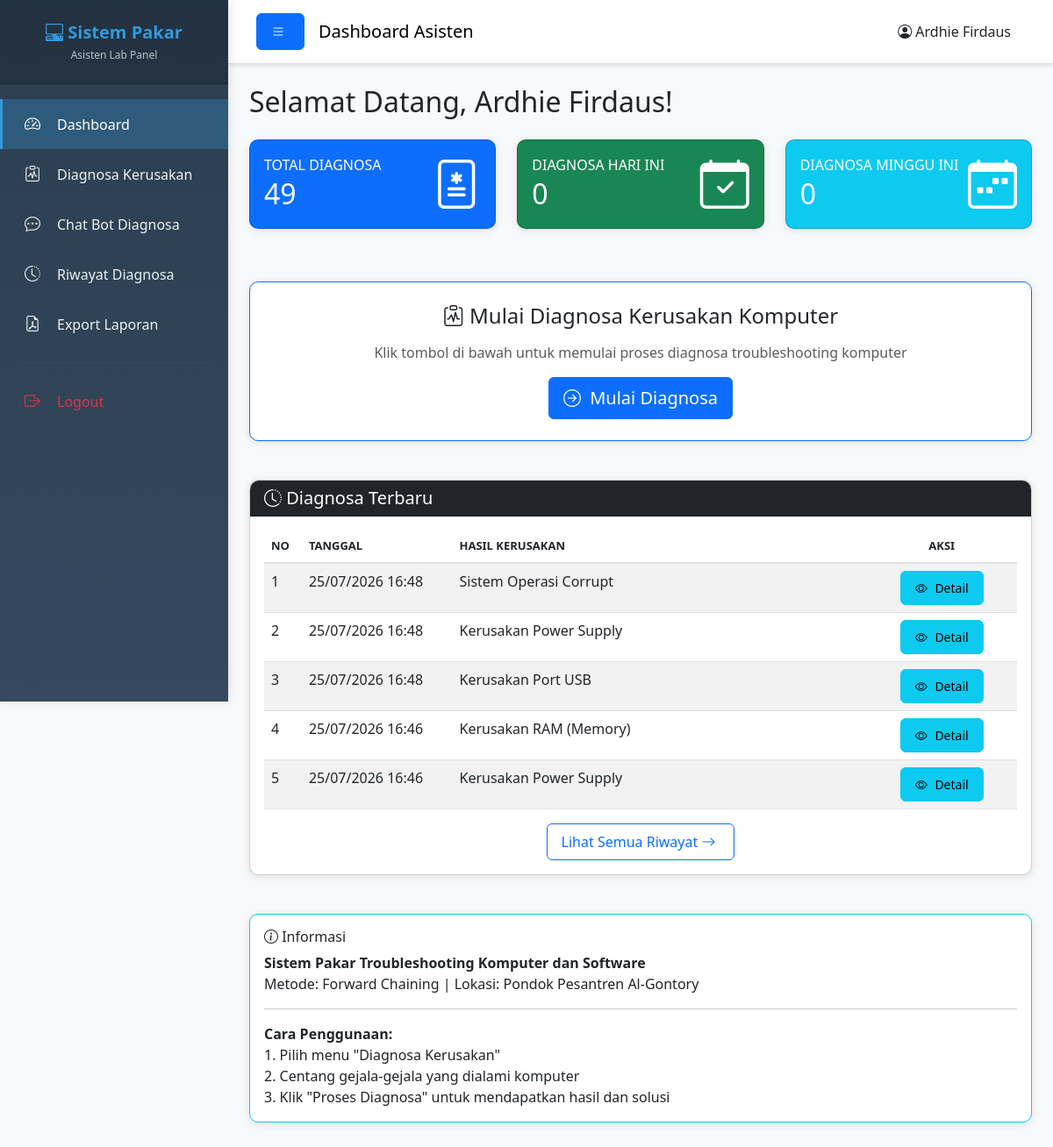
Page /Asisten/dashboard_asisten.php (signed in) on the committed database.
### tables this page shows
CREATE TABLE `diagnosa` (
  `id_diagnosa` int(11) NOT NULL,
  `id_user` int(11) NOT NULL,
  `tanggal` datetime NOT NULL,
  `hasil_kerusakan` varchar(255) NOT NULL
);

### Asisten/dashboard_asisten.php (the view, shortened to what this page needs)
<?php
$id_user = $_SESSION['id_user'];
$query_diagnosa = mysqli_query($koneksi, "SELECT COUNT(*) as total FROM diagnosa WHERE id_user='$id_user'");
$total_diagnosa = mysqli_fetch_assoc($query_diagnosa)['total'];
$query_today = mysqli_query($koneksi, "SELECT COUNT(*) as total FROM diagnosa WHERE id_user='$id_user' AND DATE(tanggal) = CURDATE()");
$total_today = mysqli_fetch_assoc($query_today)['total'];
$query_week = mysqli_query($koneksi, "SELECT COUNT(*) as total FROM diagnosa WHERE id_user='$id_user' AND YEARWEEK(tanggal) = YEARWEEK(NOW())");
$total_week = mysqli_fetch_assoc($query_week)['total'];
$query_recent = "SELECT d.*, k.nama_kerusakan
                 FROM diagnosa d
                 LEFT JOIN kerusakan k ON d.hasil_kerusakan = k.nama_kerusakan
                 WHERE d.id_user='$id_user'
                 ORDER BY d.tanggal DESC
                 LIMIT 5";
$result_recent = mysqli_query($koneksi, $query_recent);
?>
<!DOCTYPE html>
<html lang="id">
<head>
    <link href="https://cdn.jsdelivr.net/npm/bootstrap@5.3.0/dist/css/bootstrap.min.css" rel="stylesheet">
    <link rel="stylesheet" href="https://cdn.jsdelivr.net/npm/bootstrap-icons@1.10.0/font/bootstrap-icons.css">
    <link rel="stylesheet" href="../Assets/css/style.css?v=20260713">
</head>
<body>
    <div class="wrapper">
        <?php include 'sidebar_asisten.php'; ?>
        <div class="main-content">
            <nav class="navbar navbar-expand-lg navbar-light bg-white border-bottom">
                <div class="container-fluid">
                    <button class="btn btn-primary" id="sidebarToggle">
                        <i class="bi bi-list"></i>
                    </button>
                    <span class="navbar-brand mb-0 h1 ms-3">Dashboard Asisten</span>
                    <div class="ms-auto">
                        <span class="me-3">
                            <i class="bi bi-person-circle"></i> <?php echo $_SESSION['nama_lengkap']; ?>
                        </span>
                    </div>
                </div>
            </nav>
            <div class="container-fluid p-4">
                <h2 class="mb-4">Selamat Datang, <?php echo $_SESSION['nama_lengkap']; ?>!</h2>
                <div class="row mb-4">
                    <div class="col-md-4 mb-3">
                        <div class="card bg-primary text-white shadow">
                            <div class="card-body">
                                <div class="d-flex justify-content-between align-items-center">
                                    <div>
                                        <h6 class="text-uppercase mb-1">Total Diagnosa</h6>
                                        <h2 class="mb-0"><?php echo $total_diagnosa; ?></h2>
                                    </div>
                                    <div class="display-4">
                                        <i class="bi bi-file-medical"></i>
                                    </div>
                                </div>
                            </div>
                        </div>
                    </div>
                    <div class="col-md-4 mb-3">
                        <div class="card bg-success text-white shadow">
                            <div class="card-body">
                                <div class="d-flex justify-content-between align-items-center">
                                    <div>
                                        <h6 class="text-uppercase mb-1">Diagnosa Hari Ini</h6>
                                        <h2 class="mb-0"><?php echo $total_today; ?></h2>
                                    </div>
                                    <div class="display-4">
                                        <i class="bi bi-calendar-check"></i>
                                    </div>
                                </div>
                            </div>
                        </div>
                    </div>
                    <div class="col-md-4 mb-3">
                        <div class="card bg-info text-white shadow">
                            <div class="card-body">
                                <div class="d-flex justify-content-between align-items-center">
                                    <div>
                                        <h6 class="text-uppercase mb-1">Diagnosa Minggu Ini</h6>
                                        <h2 class="mb-0"><?php echo $total_week; ?></h2>
                                    </div>
                                    <div class="display-4">
                                        <i class="bi bi-calendar-week"></i>
                                    </div>
                                </div>
                            </div>
                        </div>
                    </div>
                </div>
                <div class="row mb-4">
                    <div class="col-md-12">
                        <div class="card shadow border-primary">
                            <div class="card-body text-center p-4">
                                <h4 class="mb-3">
                                    <i class="bi bi-clipboard-pulse"></i>
                                    Mulai Diagnosa Kerusakan Komputer
                                </h4>
                                <p class="text-muted mb-3">
                                    Klik tombol di bawah untuk memulai proses diagnosa troubleshooting komputer
                                </p>
                                <a href="diagnosa.php" class="btn btn-primary btn-lg">
                                    <i class="bi bi-arrow-right-circle"></i> Mulai Diagnosa
                                </a>
                            </div>
                        </div>
                    </div>
                </div>
                <div class="row">
                    <div class="col-md-12">
                        <div class="card shadow">
                            <div class="card-header bg-dark text-white">
                                <h5 class="mb-0"><i class="bi bi-clock-history"></i> Diagnosa Terbaru</h5>
                            </div>
                            <div class="card-body">
                                <?php if(mysqli_num_rows($result_recent) > 0): ?>
                                <div class="table-responsive">
                                    <table class="table table-hover table-striped">
                                        <thead>
                                            <tr>
                                                <th width="5%">No</th>
                                                <th width="20%">Tanggal</th>
                                                <th width="55%">Hasil Kerusakan</th>
                                                <th width="20%" class="text-center">Aksi</th>
                                            </tr>
                                        </thead>
                                        <tbody>
                                            <?php
                                            $no = 1;
                                            while($row = mysqli_fetch_assoc($result_recent)):
                                            ?>
                                            <tr>
                                                <td><?php echo $no++; ?></td>
                                                <td><?php echo date('d/m/Y H:i', strtotime($row['tanggal'])); ?></td>
                                                <td><?php echo $row['hasil_kerusakan']; ?></td>
                                                <td class="text-center">
                                                    <a href="hasil_diagnosa.php?id=<?php echo $row['id_diagnosa']; ?>"
                                                       class="btn btn-info btn-sm">
                                                        <i class="bi bi-eye"></i> Detail
                                                    </a>
                                                </td>
                                            </tr>
                                            <?php endwhile; ?>
                                        </tbody>
                                    </table>
                                </div>
                                <div class="text-center mt-3">
                                    <a href="riwayat_diagnosa.php" class="btn btn-outline-primary">
                                        Lihat Semua Riwayat <i class="bi bi-arrow-right"></i>
                                    </a>
                                </div>
                                <?php endif; ?>
                            </div>
                        </div>
                    </div>
                </div>
                <div class="row mt-4">
                    <div class="col-md-12">
                        <div class="card shadow border-info">
                            <div class="card-body">
                                <h6><i class="bi bi-info-circle"></i> Informasi</h6>
                                <p class="mb-1">
                                    <strong>Sistem Pakar Troubleshooting Komputer dan Software</strong><br>
                                    Metode: Forward Chaining | Lokasi: Pondok Pesantren Al-Gontory
                                </p>
                                <hr>
                                <p class="mb-0">
                                    <strong>Cara Penggunaan:</strong><br>
                                    1. Pilih menu "Diagnosa Kerusakan"<br>
                                    2. Centang gejala-gejala yang dialami komputer<br>
                                    3. Klik "Proses Diagnosa" untuk mendapatkan hasil dan solusi
                                </p>
                            </div>
                        </div>
                    </div>
                </div>
            </div>
        </div>
    </div>
</body>
</html>

### Assets/css/style.css (style rules this page uses)
* { margin: 0; padding: 0; box-sizing: border-box; }
body { font-family: "Segoe UI", Tahoma, Geneva, Verdana, sans-serif; background-color: #f8f9fa; }
.wrapper { display: flex; width: 100%; min-height: 100vh; }
.main-content { flex: 1; margin-left: 260px; transition: margin-left 0.3s ease, opacity 0.3s ease, transform 0.3s ease; background-color: #f8f9fa; }
.navbar { box-shadow: 0 2px 5px rgba(0, 0, 0, 0.1); padding: 15px 20px; }
.card { border-radius: 10px; margin-bottom: 20px; transition: transform 0.3s ease, box-shadow 0.3s ease; }
.card-header { border-radius: 10px 10px 0 0 !important; font-weight: 600; }
.table { margin-bottom: 0; }
.table thead th { font-weight: 600; text-transform: uppercase; font-size: 13px; border-bottom: 2px solid #dee2e6; }
.btn { border-radius: 6px; padding: 8px 16px; font-weight: 500; transition: all 0.3s ease; }
.btn i { margin-right: 5px; }
.shadow { box-shadow: 0 2px 10px rgba(0, 0, 0, 0.1) !important; }

### rows in the picture
diagnosa: tanggal "25/07/2026 16:48", hasil_kerusakan "Sistem Operasi Corrupt"
diagnosa: tanggal "25/07/2026 16:48", hasil_kerusakan "Kerusakan Power Supply"
diagnosa: tanggal "25/07/2026 16:48", hasil_kerusakan "Kerusakan Port USB"
diagnosa: tanggal "25/07/2026 16:46", hasil_kerusakan "Kerusakan RAM (Memory)"
diagnosa: tanggal "25/07/2026 16:46", hasil_kerusakan "Kerusakan Power Supply"

### other values in the picture
$_SESSION['nama_lengkap'] "Ardhie Firdaus"
$total_diagnosa "49"
$total_today "0"
$total_week "0"
